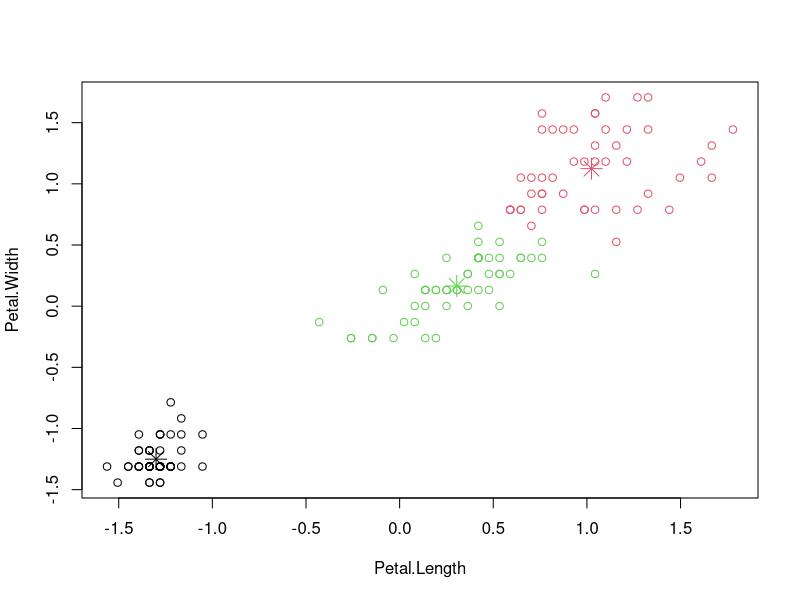
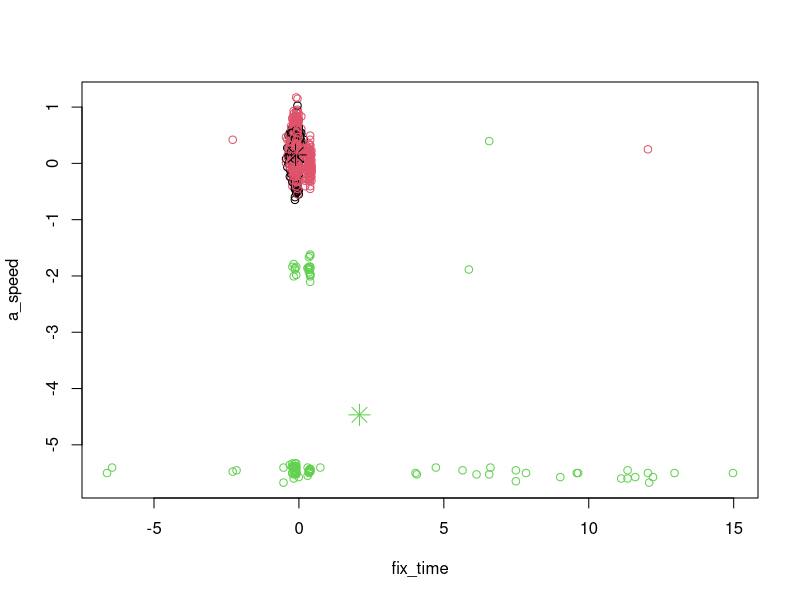
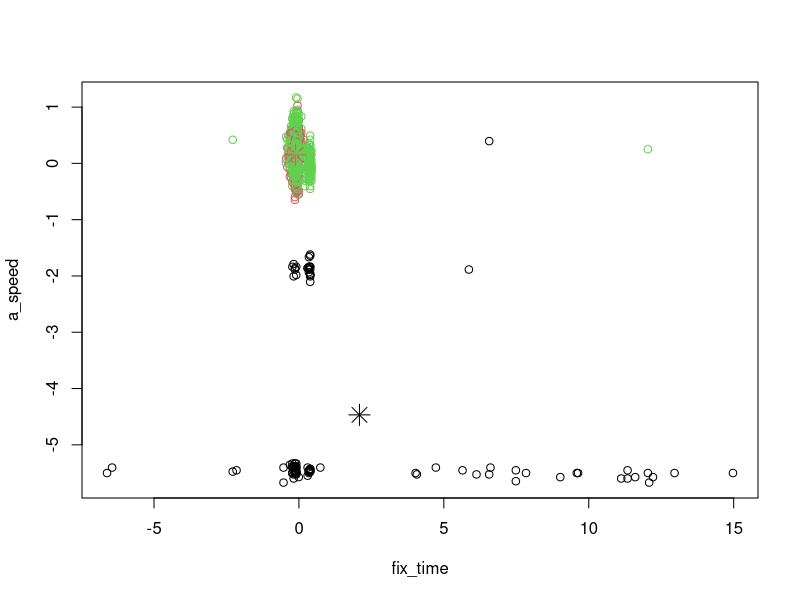
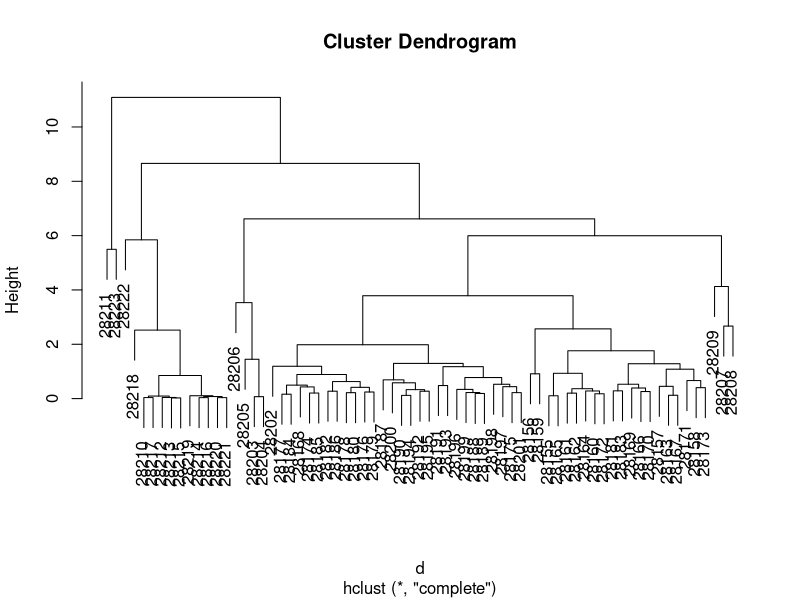
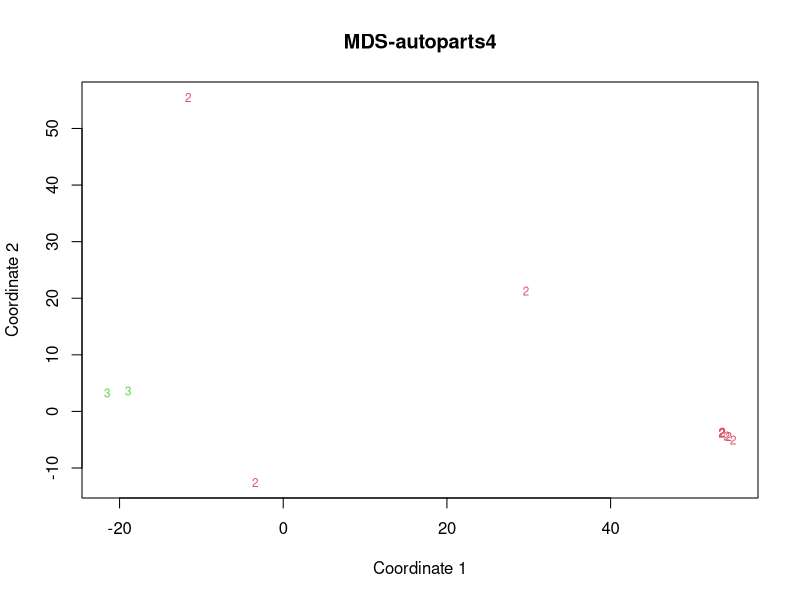
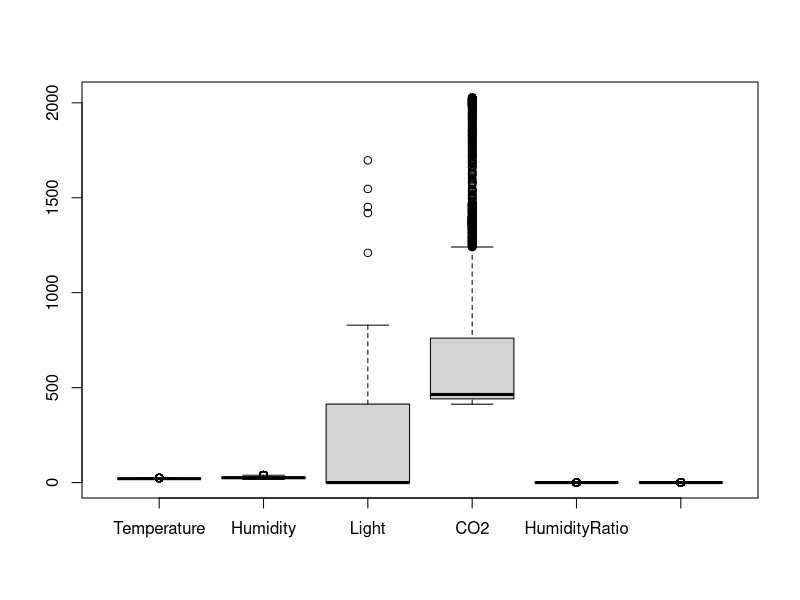
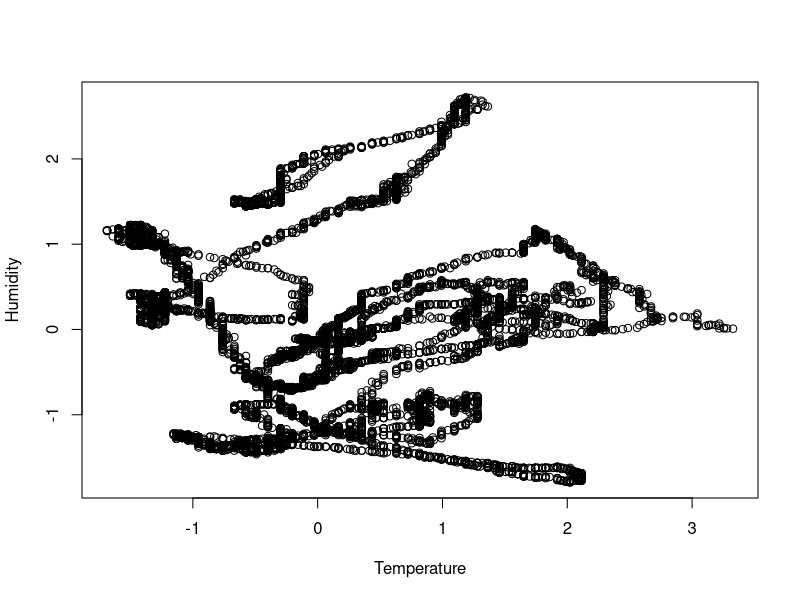

Here is the R script that generated these plots, in order:
#20190723 비지도 학습 알고리즘 

setwd("D:/BigDataCampus")

iris
cor(iris$Sepal.Width,iris$Sepal.Length)

autoparts<-read.csv("autoparts.csv",header=TRUE)
autoparts1<-autoparts[autoparts$prod_no=="90784-76001",c(2:11)]
autoparts2<-autoparts1[autoparts1$c_thickness<1000,]

# autoparts2의 두 변수는 -0.995의 값을 보인다. 두 변수는 역관계이다.
cor(autoparts2$separation,autoparts2$s_separation)

# 각 변수마다의 상관관계를 본다. 
x<-cor(autoparts2)
symnum(x)
# 상관관계 0.3이상이면 상관관계 존재, 0.8이상이면 강한 상관관계라고 본다. 

head(iris)
iris2<-iris[,3:4]
head(iris2)

# 정규화 합니다. 
# +-3 이내의 99.7% 안의 값을 갖도록 합니다.
data.scaled<-scale(iris2)

# 군집을 3개로 지정합니다. 
data.cluster<-kmeans(data.scaled,centers=3)
data.cluster

plot(data.scaled,col=data.cluster$cluster)

# 중심점을 추가합니다. 
points(data.cluster$centers,col=1:3,pch=8,cex=2)


autoparts<-read.csv("autoparts.csv",header=T)
autoparts3<-autoparts[autoparts$prod_no=="45231-3B610",c(2:11)]

# 1이 정상이고, 2와 3은 불량이다

autoparts3$flag<-1
autoparts3$flag[autoparts3$c_thickness>32]<-2
autoparts3$flag[autoparts3$c_thickness<20]<-3
table(autoparts3$flag)

data.scaled<-scale(autoparts3[,1:9])
head(data.scaled)

# 군집을 3개로 설정 
data.cluster<-kmeans(data.scaled,centers=3)
data.cluster

plot(data.scaled,col=data.cluster$cluster)
points(data.cluster$centers,col=1:3,pch=8,cex=2)

table(real=autoparts3$flag,pred=data.cluster$cluster)


data.cluster<-kmeans(data.scaled,centers=3)
plot(data.scaled,col=data.cluster$cluster)
points(data.cluster$centers,col=1:3,pch=8,cex=2)
table<-table(real=autoparts3$flag,pred=data.cluster$cluster)

(table[1,1]+table[2,2]+table[3,3])/sum(table)

autoparts<-read.csv("autoparts.csv",header=TRUE)
autoparts4<-autoparts[autoparts$prod_no=="45231-P3B750",-1]
autoparts$flag<-1
autoparts4$flag[autoparts4$c_thickness>32]<-2
autoparts4$flag[autoparts4$c_thickness<20]<-3
table(autoparts4$flag)

data.scaled<-scale(autoparts4[,1:9])
head(data.scaled)

d<-dist(data.scaled)
data.cluster<-hclust(d)
plot(data.cluster)

#-----------------------------------------------------------------------------

autoparts<-read.csv("autoparts.csv",header=TRUE)
autoparts4<-autoparts[autoparts$prod_no=="45231-P3B750",-1]
autoparts$flag<-1
autoparts4$flag[autoparts4$c_thickness>32]<-2
autoparts4$flag[autoparts4$c_thickness<20]<-3

d<-dist(autoparts4[,1:9])
d

fit<-cmdscale(d)
head(fit)
x<-fit[,1]
y<-fit[,2]

plot(x,y,xlab="Coordinate 1",ylab="Coordinate 2",main="MDS-autoparts4",type="n")
text(x,y,labels=autoparts4$flag,cex=0.7,col=autoparts4$flag)

mydata<-read.csv("occupancy_all.csv",header=T,stringsAsFactors = F)
nrow(mydata)
str(mydata)
head(mydata)
summary(mydata)
# Light와 CO2 column은 이상치일 수 있습니다. (예상)

mydata.2<-mydata[,-1]
head(mydata.2)

# boxplot을 통해서 이상치가 Light와 CO2임을 확인하였습니다. 
boxplot(mydata.2)

cor(mydata.2)
# Humidity와 HumidityRatio : 0.9381 
# Occupancy와 Light : 0.9153

mydata2<-mydata.2
mydata2$Occupancy[mydata2$Occupancy==0]<-2
data.scaled<-scale(mydata2[,1:5])
data.cluster<-kmeans(data.scaled,centers=2)
plot(data.scaled)

























